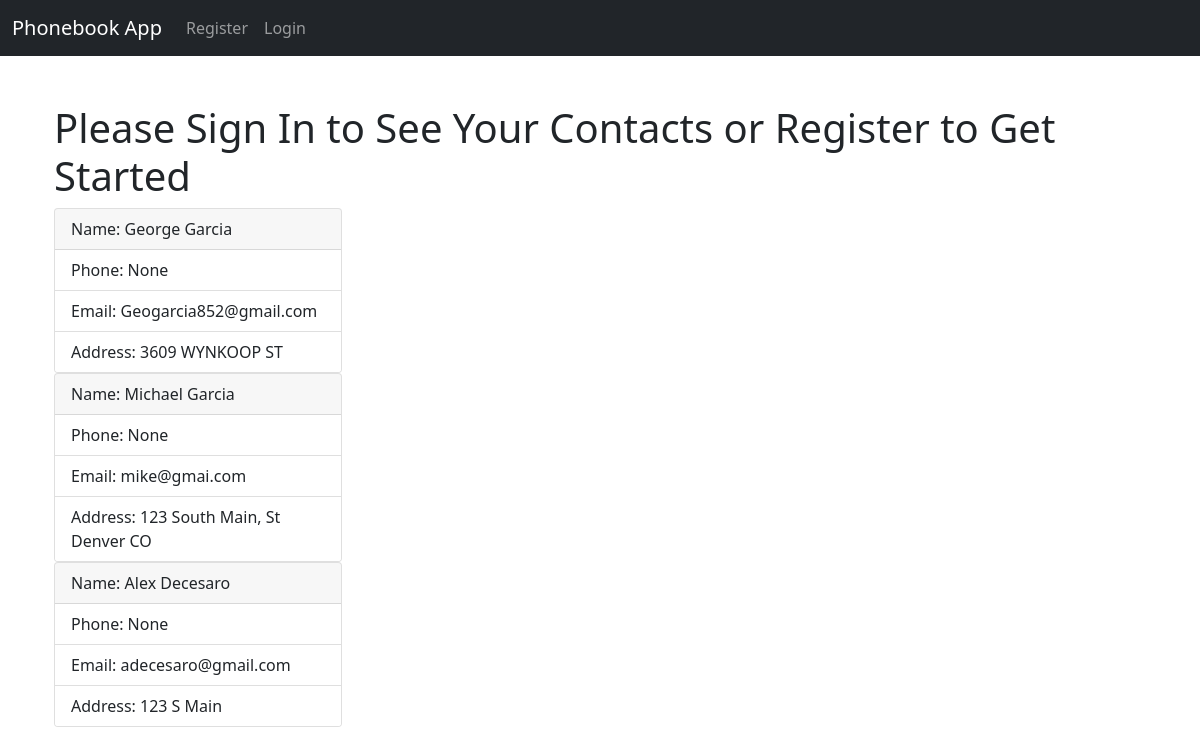
The page / on the database its author committed.
### app/models.py (models this page shows, shortened)
class Phonebook(db.Model):
    id = db.Column(db.Integer, primary_key=True)
    first_name = db.Column(db.String(150), nullable=False)
    last_name =  db.Column(db.String(150))
    phone = db.Column(db.String(150))
    email = db.Column(db.String(150))
    address = db.Column(db.String(255))

### app/routes.py (the view)
@app.route('/')
def index():
    title = "PhoneBook App"
    contacts = Phonebook.query.all()
    return render_template('index.html', contacts=contacts, title=title)

### app/templates/index.html
{% extends 'base.html' %}
{% block content %}
<div class="container pt-5">
{% if current_user.is_authenticated %}
    <h1>Hello {{ current_user.username }}! <br> <br> There are your contacts:</h1>
{% else %}
    <h1>Please Sign In to See Your Contacts or Register to Get Started</h1>
{% endif %}
{% for c in contacts %}
<div class="card" style="width: 18rem;">
    <div class="card-header">
    Name: {{ c.first_name }} {{ c.last_name }}
    </div>
    <ul class="list-group list-group-flush">
      <li class="list-group-item">Phone: {{ c.phone }}</li>
      <li class="list-group-item">Email: {{ c.email }}</li>
      <li class="list-group-item">Address: {{ c.address }}</li>
    </ul>
  </div>
{% endfor %}
</div>
{% endblock %}

### app/templates/base.html (shortened to what this page needs)
<!DOCTYPE html>
<html lang="en">
    <head>
        <link rel="stylesheet" href="https://cdnjs.cloudflare.com/ajax/libs/twitter-bootstrap/5.1.0/css/bootstrap.min.css">
        <link rel="stylesheet" href="https://cdnjs.cloudflare.com/ajax/libs/font-awesome/5.15.4/css/all.min.css">
    </head>
    <body>
        {% include 'navbar.html' %}
        <div class="container">
            {% block content %}{% endblock %}
    </body>
</html>

### app/templates/navbar.html (shortened to what this page needs)
<nav class="navbar navbar-expand-lg navbar-dark bg-dark">
  <div class="container-fluid">
    <a class="navbar-brand" href="#">Phonebook App</a>
    <div class="collapse navbar-collapse" id="navbarNavAltMarkup">
      <div class="navbar-nav">
        {% if current_user.is_authenticated %}
        <a class="nav-link" href="/">Contacts</a>
        <a class="nav-link" href="add_contact">Add New Contact</a>
        <a class="nav-link" href="logout">Logout</a>
        {% else  %}
        <a class="nav-link" href="register">Register</a>
        <a class="nav-link" href="login">Login</a>
        {% endif %}
      </div>
    </div>
  </div>
</nav>

### rows shown on the page
Phonebook: first_name "George", last_name "Garcia", phone "None", email "Geogarcia852@gmail.com", address "3609 WYNKOOP ST"
Phonebook: first_name "Michael", last_name "Garcia", phone "None", email "mike@gmai.com", address "123 South Main, St Denver CO"
Phonebook: first_name "Alex", last_name "Decesaro", phone "None", email "adecesaro@gmail.com", address "123 S Main"
